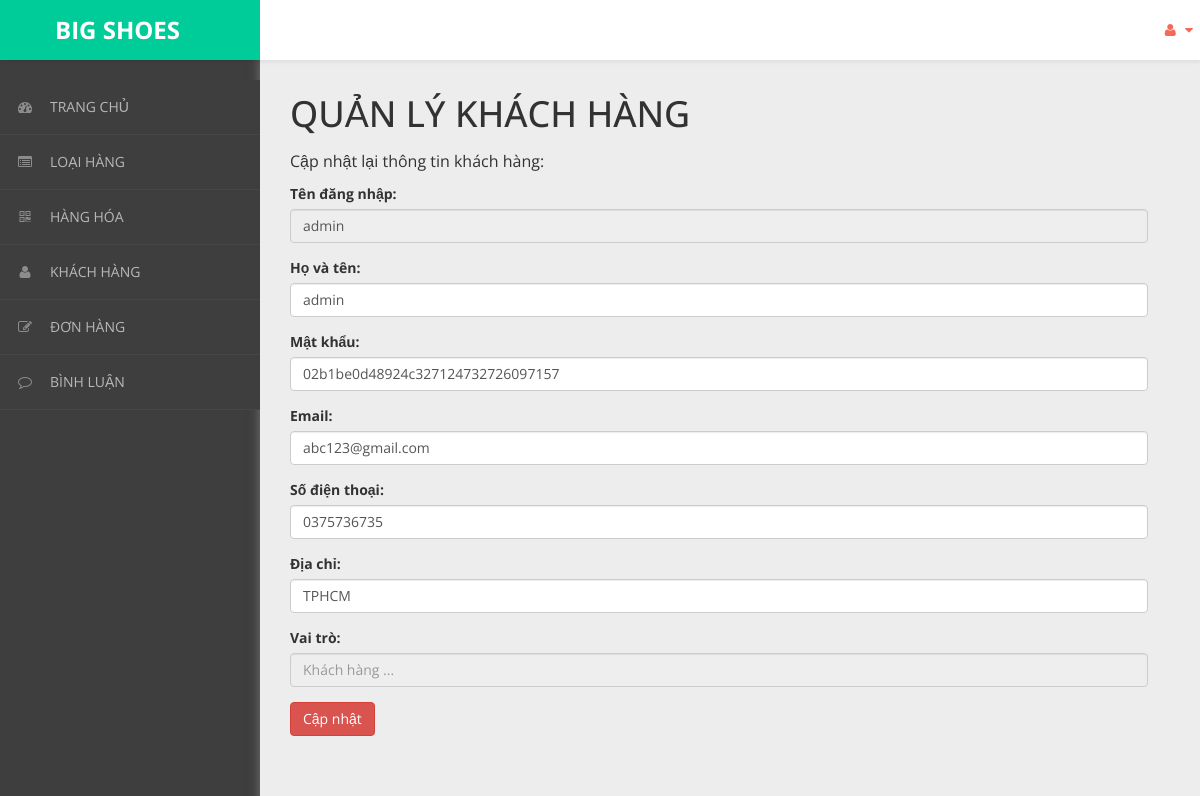
Page /admin/content/khach-hang/khach-hang-update.php?ma_kh=admin on the committed database.
### tables this page shows
CREATE TABLE `khach_hang` (
  `ma_kh` varchar(50) NOT NULL,
  `ho_ten` varchar(50) NOT NULL,
  `mat_khau` varchar(50) NOT NULL,
  `email` varchar(50) NOT NULL,
  `sdt` varchar(50) NOT NULL,
  `dia_chi` varchar(50) NOT NULL,
  `vai_tro` int(11) NOT NULL DEFAULT 0,
  `trang_thai` int(50) NOT NULL
);

### admin/dao/pdo.php (called while the page is built, shortened)
<?php
    function pdo_get_connection(){
        $pdo = new PDO("mysql:host=localhost;dbname=bigshoes",'root','');
        $pdo->setAttribute(PDO::ATTR_ERRMODE, PDO::ERRMODE_EXCEPTION);
        return $pdo;
    }
    function pdo_query_one($sql){
        $sql_args = array_slice(func_get_args(),1);
        try{
            $conn = pdo_get_connection();
            $stmt = $conn ->prepare($sql);
            $stmt -> execute($sql_args);
            $row = $stmt -> fetch();
            return $row;
        }catch(PDOException $e){
            throw $e;
        }finally{
            unset($conn);
        }
    }
    ?>

### admin/dao/khach-hang.php (called while the page is built, shortened)
<?php
require_once('pdo.php');
function khach_hang_select_by_id($ma_kh)
{
    $sql = "SELECT * FROM khach_hang WHERE ma_kh=?";
    return pdo_query_one($sql, $ma_kh);
}

### admin/content/khach-hang/khach-hang-update.php (the view, shortened to what this page needs)
<!DOCTYPE html>
<html xmlns="http://www.w3.org/1999/xhtml">
<head>
    <link href="../../../css/admin/css/bootstrap.css" rel="stylesheet" />
    <link href="../../../css/admin/css/font-awesome.css" rel="stylesheet" />
    <link href="../../../css/admin/css/custom-styles.css" rel="stylesheet" />
</head>
<body>
    <div id="wrapper">
        <nav class="navbar navbar-default top-navbar" role="navigation">
            <div class="navbar-header">
                <a class="navbar-brand" href="../../../../bigshoes/trang-chinh/" style="background:#00CC99;">
                    <strong style="margin-left: 40px;">BIG SHOES</strong></a>
            </div>
            <ul class="nav navbar-top-links navbar-right">
                <li class="dropdown">
                    <a class="dropdown-toggle" data-toggle="dropdown" href="#" aria-expanded="false">
                        <i class="fa fa-user fa-fw"></i> <i class="fa fa-caret-down"></i>
                    </a>
                </li>
            </ul>
        </nav>
        <nav class="navbar-default navbar-side" role="navigation">
            <div class="sidebar-collapse">
                <ul class="nav" id="main-menu">
                    <li>
                        <a href="../thong-ke/thong-ke-list.php"><i class="fa fa-dashboard"></i>TRANG CHỦ</a>
                    </li>
                    <li>
                        <a href="../loai-hang/loai-hang-list.php"><i class="fa fa-list-alt" aria-hidden="true"></i>LOẠI HÀNG</a>
                    </li>
                    <li>
                        <a href="../hang-hoa/hang-hoa-list.php"><i class="fa fa-qrcode"></i>HÀNG HÓA</a>
                    </li>
                    <li>
                        <a href="../khach-hang/khach-hang-list.php"><i class="fa fa-user"></i>KHÁCH HÀNG</a>
                    </li>
                    <li>
                        <a href="../hoa-don/hoa-don-list.php"><i class="fa fa-edit"></i>ĐƠN HÀNG</a>
                    </li>
                    <li>
                        <a href="../binh-luan/binh-luan-list.php"><i class="fa fa-comment-o" aria-hidden="true"></i>BÌNH LUẬN</a>
                    </li>
                </ul>
            </div>
        </nav>
        <div id="page-wrapper">
            <div class="header">
                <div class="page-header">
                    <h1>QUẢN LÝ KHÁCH HÀNG</h1>
                    <p>Cập nhật lại thông tin khách hàng: </p>
                    <?php
                    require_once('../../dao/khach-hang.php');
                    extract($_REQUEST);
                    $item = khach_hang_select_by_id($ma_kh);
                    extract($item);
                    extract($_REQUEST);
                    ?>
                    <form action="" method="post" enctype="multipart/form-data">
                        <div class="form-group">
                            <label for="">Tên đăng nhập:</label>
                            <input type="text" class="form-control" name="ma_kh" placeholder="Nhập tên đăng nhập ..." value="<?= $ma_kh ?>" readonly>
                        </div>
                        <div class="form-group">
                            <label for="">Họ và tên:</label>
                            <input type="text" class="form-control" name="ho_ten" placeholder="Nhập họ và tên ..." value="<?= $ho_ten ?>">
                        </div>
                        <div class="form-group">
                            <label for="">Mật khẩu:</label>
                            <input type="text" class="form-control" name="mat_khau" placeholder="Nhập mật khẩu ..." value="<?= $mat_khau ?>">
                        </div>
                        <div class="form-group">
                            <label for="">Email:</label>
                            <input type="text" class="form-control" name="email" placeholder="Nhập email ..." value="<?= $email ?>">
                        </div>
                        <div class="form-group">
                            <label for="">Số điện thoại:</label>
                            <input type="text" class="form-control" name="sdt" placeholder="Nhập số điện thoại ..." value="<?= $sdt ?>">
                        </div>
                        <div class="form-group">
                            <label for="">Địa chỉ:</label>
                            <input type="text" class="form-control" name="dia_chi" placeholder="Nhập địa chỉ ..." value="<?= $dia_chi ?>">
                        </div>
                        <div class="form-group">
                            <label for="">Vai trò:</label>
                            <input type="text" class="form-control" placeholder="Khách hàng ..." readonly>
                        </div>
                        <button type="submit" name="btn_update" class="btn btn-danger">Cập nhật</button>
                    </form>
                </div>
            </div>
        </div>
    </div>
</body>
</html>

### css/admin/css/custom-styles.css (style rules this page uses)
body { font-family: 'Open Sans', sans-serif; background: #3E3E3E; }
#wrapper { width: 100%; }
#page-wrapper { padding: 15px 15px; min-height: 600px; background: #EDEDED; }
h1, .h1, h2, .h2, h3, .h3 { margin-top: 7px; margin-bottom: -5px; }
p { font-size:16px; line-height:25px; padding-top:20px; }
.navbar-side { z-index: 0; }
.navbar-side .nav > li > a > i { color: #8C8C8C;padding: 8px;width: 30px;text-align: center; }
.top-navbar { position: fixed; width: 100%; z-index: 300; -webkit-box-shadow: 0 3px 3px rgba(0, 0, 0, 0.05); -moz-box-shadow: 0 3px 3px rgba(0, 0, 0, 0.05); box-shadow: 0 3px 3px rgba(0, 0, 0, 0.05); }
.navbar-side { z-index: 1; position: fixed; width: 260px; top: 80px; }
#page-wrapper { position: relative; top: 55px; box-shadow: 0 0 10px #757575; -moz-box-shadow: 0 0 10px #757575; -webkit-box-shadow: 0 0 10px #757575; }
.page-header { margin: 0;border-bottom: 1px solid transparent;text-align: left;background-color: rgb(237, 237, 237);padding: 32px 22px 32px 0;color: #323232; }
.header { margin: 0 30px; }
.top-navbar { margin:0px; }
.top-navbar .navbar-brand { color: #fff;width: 260px;text-align: left;height: 60px;font-size: 24px;font-weight: 700;line-height: 30px;background: #F36A5A; }
.top-navbar .nav > li { position: relative; display: inline-block; margin: 0px; padding: 0px; }
.top-navbar .nav > li > a { position: relative; display: block; padding: 20px;color: #FFFFFF; margin: 0px; }
.sidebar-collapse , .sidebar-collapse .nav { background:none; }
.sidebar-collapse .nav { padding:0; }
.sidebar-collapse .nav > li > a { color: #B8B8B8; background:transparent; text-shadow:none; font-size: 14px; }
.sidebar-collapse > .nav > li > a { padding: 12px 10px; }
.sidebar-collapse > .nav > li { border-bottom: 1px solid rgba(107, 108, 109, 0.19); }
.navbar-side { border:none; background: #3E3E3E; }
.top-navbar { background: #FFFFFF; border-bottom:none; }
.top-navbar .nav > li > a > i { margin-right: 2px; }
.navbar-default { border:0px solid black; }
.navbar-header { background: transparent; }
.nav > li > a > i { margin-right:10px; color: rgb(243, 106, 90); }
@media (min-width:768px) { #page-wrapper { margin: 0 0 0 260px; padding: 0; min-height: 1200px; } }
@media (min-width:768px) { .navbar-side { width: 260px; z-index: 1; } }
@media (min-width:768px) { .navbar { border-radius: 0px; } }

### rows in the picture
khach_hang: ho_ten "admin", mat_khau "02b1be0d48924c327124732726097157", email "abc123@gmail.com", sdt "0375736735", dia_chi "TPHCM"
